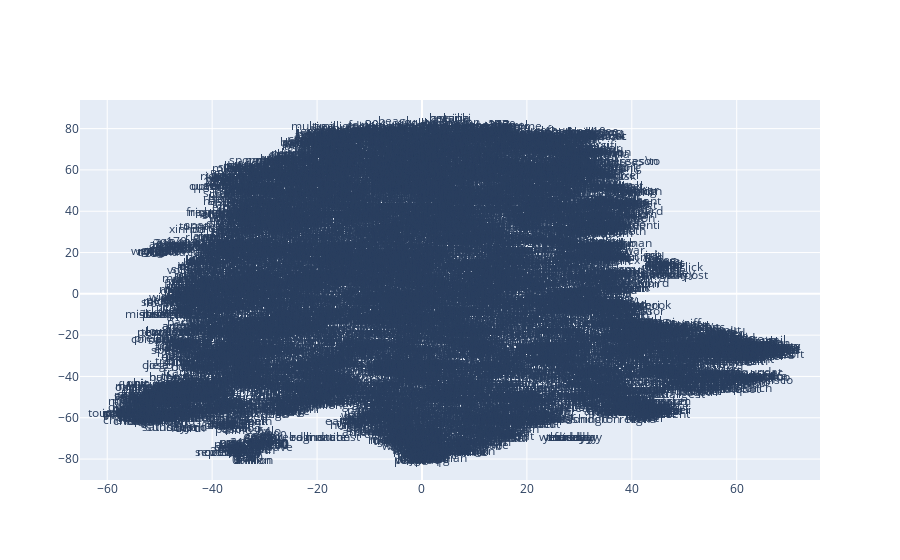

The notebook cell this image was saved under:
### Code cell
plot_with_plotly(x_vals, y_vals, labels)

### Figure 1 — Plotly figure (JSON) as saved in the notebook; plotly's stock layout.template omitted (floating-point values rounded to 4 significant figures; data arrays with more than 128 entries replaced by an {"elided": "..."} marker saying what was removed)
{"data": [{"mode": "text", "text": {"elided": "9303 str values"}, "type": "scatter", "x": {"elided": "9303 float values"}, "y": {"elided": "9303 float values"}}], "layout": {}}
